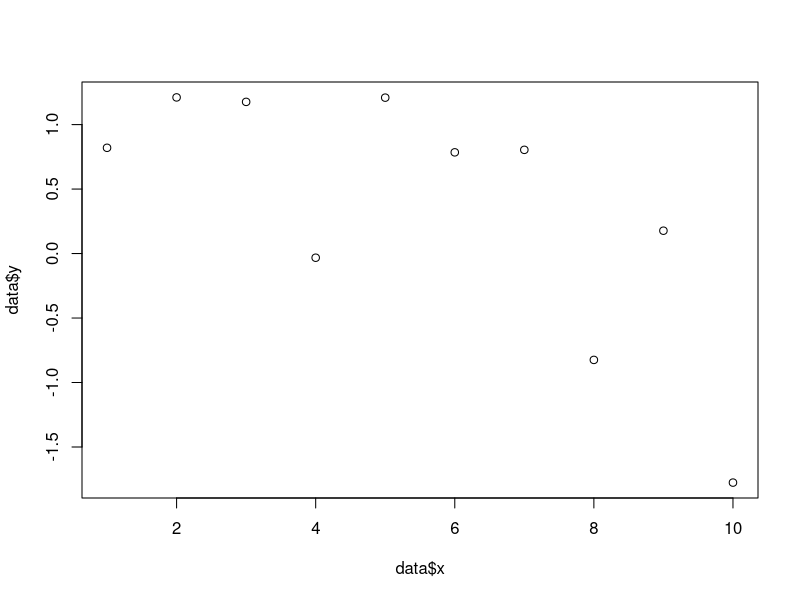

This figure's R source:
## ---- chunk 1
#| code-fold: true

# Load a library
library(ggplot2)

# Create some sample data
data <- data.frame(
  x = 1:10,
  y = rnorm(10)
)

# Make a plot
plot(data$x, data$y)
